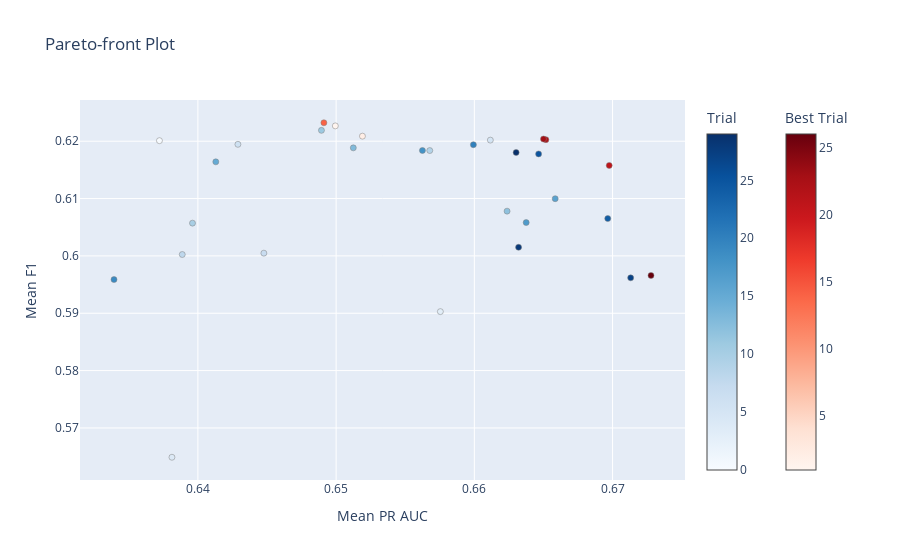

The notebook cell this image was saved under:
### Code cell
cat_study = optuna.load_study(study_name="catboost_study", storage="sqlite:///my_study.db")
optuna.visualization.plot_pareto_front(cat_study, target_names=["Mean PR AUC", "Mean F1"])

### Figure 1 — Plotly figure (JSON) as saved in the notebook; plotly's stock layout.template omitted (floating-point values rounded to 4 significant figures)
{"data": [{"hovertemplate": "%{text}<extra>Trial</extra>", "marker": {"color": [0, 3, 4, 5, 6, 7, 8, 9, 10, 11, 12, 13, 15, 16, 17, 18, 19, 20, 24, 25, 27, 28, 29], "colorbar": {"title": {"text": "Trial"}}, "colorscale": [[0, "rgb(247,251,255)"], [0.125, "rgb(222,235,247)"], [0.25, "rgb(198,219,239)"], [0.375, "rgb(158,202,225)"], [0.5, "rgb(107,174,214)"], [0.625, "rgb(66,146,198)"], [0.75, "rgb(33,113,181)"], [0.875, "rgb(8,81,156)"], [1, "rgb(8,48,107)"]], "line": {"color": "Grey", "width": 0.5}}, "mode": "markers", "showlegend": false, "text": ["{<br>  \"number\": 0,<br>  \"values\": [<br>    0.6372193139352654,<br>    0.620093055675489<br>  ],<br>  \"params\": {<br>    \"classifier__bagging_temperature\": 0.6707490847267786,<br>    \"classifier__bootstrap_type\": \"Bayesian\",<br>    \"classifier__depth\": 3,<br>    \"classifier__iterations\": 589,<br>    \"classifier__l2_leaf_reg\": 14.826865852478651,<br>    \"classifier__learning_rate\": 0.1331101013172486,<br>    \"classifier__loss_function\": \"CrossEntropy\",<br>    \"over__k_neighbors\": 5,<br>    \"over__sampling_strategy\": 0.8868042908182809<br>  }<br>}", "{<br>  \"number\": 3,<br>  \"values\": [<br>    0.6575427980381697,<br>    0.5902805291782084<br>  ],<br>  \"params\": {<br>    \"classifier__bagging_temperature\": 0.38194344494311006,<br>    \"classifier__bootstrap_type\": \"Bayesian\",<br>    \"classifier__depth\": 8,<br>    \"classifier__iterations\": 327,<br>    \"classifier__l2_leaf_reg\": 11.383807276998901,<br>    \"classifier__learning_rate\": 0.014423941661438313,<br>    \"classifier__loss_function\": \"Logloss\",<br>    \"over__k_neighbors\": 27,<br>    \"over__sampling_strategy\": 0.37370943678516977<br>  }<br>}", "{<br>  \"number\": 4,<br>  \"values\": [<br>    0.6381240964177318,<br>    0.5648889821268726<br>  ],<br>  \"params\": {<br>    \"classifier__bagging_temperature\": 0.5818421923987779,<br>    \"classifier__bootstrap_type\": \"Bayesian\",<br>    \"classifier__depth\": 1,<br>    \"classifier__iterations\": 983,<br>    \"classifier__l2_leaf_reg\": 11.07662099160046,<br>    \"classifier__learning_rate\": 0.2682583239712662,<br>    \"classifier__loss_function\": \"Logloss\",<br>    \"over__k_neighbors\": 7,<br>    \"over__sampling_strategy\": 0.36328543581750006<br>  }<br>}", "{<br>  \"number\": 5,<br>  \"values\": [<br>    0.6611581469842929,<br>    0.6201903716043509<br>  ],<br>  \"params\": {<br>    \"classifier__bagging_temperature\": 0.8848532934911055,<br>    \"classifier__bootstrap_type\": \"Bayesian\",<br>    \"classifier__depth\": 8,<br>    \"classifier__iterations\": 590,<br>    \"classifier__l2_leaf_reg\": 7.002539665696106,<br>    \"classifier__learning_rate\": 0.08270161645013481,<br>    \"classifier__loss_function\": \"CrossEntropy\",<br>    \"over__k_neighbors\": 18,<br>    \"over__sampling_strategy\": 0.5836800985589865<br>  }<br>}", "{<br>  \"number\": 6,<br>  \"values\": [<br>    0.6428961846729273,<br>    0.6194567064656205<br>  ],<br>  \"params\": {<br>    \"classifier__bagging_temperature\": 0.376252454297363,<br>    \"classifier__bootstrap_type\": \"Bayesian\",<br>    \"classifier__depth\": 4,<br>    \"classifier__iterations\": 419,<br>    \"classifier__l2_leaf_reg\": 6.327718920736706,<br>    \"classifier__learning_rate\": 0.06164348695668341,<br>    \"classifier__loss_function\": \"CrossEntropy\",<br>    \"over__k_neighbors\": 19,<br>    \"over__sampling_strategy\": 0.7353235106343263<br>  }<br>}", "{<br>  \"number\": 7,<br>  \"values\": [<br>    0.6447732222702529,<br>    0.6004771535288781<br>  ],<br>  \"params\": {<br>    \"classifier__bagging_temperature\": 0.20434527686864423,<br>    \"classifier__bootstrap_type\": \"Bayesian\",<br>    \"classifier__depth\": 10,<br>    \"classifier__iterations\": 228,<br>    \"classifier__l2_leaf_reg\": 11.43215320823212,<br>    \"classifier__learning_rate\": 0.28445016543463936,<br>    \"classifier__loss_function\": \"Logloss\",<br>    \"over__k_neighbors\": 8,<br>    \"over__sampling_strategy\": 0.5298972899076179<br>  }<br>}", "{<br>  \"number\": 8,<br>  \"values\": [<br>    0.6388699470253478,<br>    0.6002452833216091<br>  ],<br>  \"params\": {<br>    \"classifier__bagging_temperature\": 0.09205560337723862,<br>    \"classifier__bootstrap_type\": \"Bayesian\",<br>    \"classifier__depth\": 10,<br>    \"classifier__iterations\": 256,<br>    \"classifier__l2_leaf_reg\": 11.371631580604891,<br>    \"classifier__learning_rate\": 0.28753365410231146,<br>    \"classifier__loss_function\": \"Logloss\",<br>    \"over__k_neighbors\": 16,<br>    \"over__sampling_strategy\": 0.651273712309146<br>  }<br>}", "{<br>  \"number\": 9,<br>  \"values\": [<br>    0.6567761324881193,<br>    0.618368666467077<br>  ],<br>  \"params\": {<br>    \"classifier__bagging_temperature\": 0.7543489945823536,<br>    \"classifier__bootstrap_type\": \"Bayesian\",<br>    \"classifier__depth\": 6,<br>    \"classifier__iterations\": 179,<br>    \"classifier__l2_leaf_reg\": 8.530503044615214,<br>    \"classifier__learning_rate\": 0.2977258305880532,<br>    \"classifier__loss_function\": \"CrossEntropy\",<br>    \"over__k_neighbors\": 20,<br>    \"over__sampling_strategy\": 0.5534931870325313<br>  }<br>}", "{<br>  \"number\": 10,<br>  \"values\": [<br>    0.6396117049502414,<br>    0.6057137545740187<br>  ],<br>  \"params\": {<br>    \"classifier__bagging_temperature\": 0.9915240636830094,<br>    \"classifier__bootstrap_type\": \"Bayesian\",<br>    \"classifier__depth\": 7,<br>    \"classifier__iterations\": 762,<br>    \"classifier__l2_leaf_reg\": 3.975285286881059,<br>    \"classifier__learning_rate\": 0.215582574630618,<br>    \"classifier__loss_function\": \"CrossEntropy\",<br>    \"over__k_neighbors\": 30,<br>    \"over__sampling_strategy\": 0.7555589976885287<br>  }<br>}", "{<br>  \"number\": 11,<br>  \"values\": [<br>    0.6489385721085841,<br>    0.6218906017623407<br>  ],<br>  \"params\": {<br>    \"classifier__bagging_temperature\": 0.9984437003073823,<br>    \"classifier__bootstrap_type\": \"Bayesian\",<br>    \"classifier__depth\": 8,<br>    \"classifier__iterations\": 562,<br>    \"classifier__l2_leaf_reg\": 3.1348205728505256,<br>    \"classifier__learning_rate\": 0.07919214342005734,<br>    \"classifier__loss_function\": \"CrossEntropy\",<br>    \"over__k_neighbors\": 12,<br>    \"over__sampling_strategy\": 0.9964286097717713<br>  }<br>}", "{<br>  \"number\": 12,<br>  \"values\": [<br>    0.6623677084875563,<br>    0.6078036510543606<br>  ],<br>  \"params\": {<br>    \"classifier__bagging_temperature\": 0.8150636289316929,<br>    \"classifier__bootstrap_type\": \"Bayesian\",<br>    \"classifier__depth\": 9,<br>    \"classifier__iterations\": 716,<br>    \"classifier__l2_leaf_reg\": 7.4902011187560005,<br>    \"classifier__learning_rate\": 0.0845515926496103,<br>    \"classifier__loss_function\": \"CrossEntropy\",<br>    \"over__k_neighbors\": 25,<br>    \"over__sampling_strategy\": 0.4820378419913067<br>  }<br>}", "{<br>  \"number\": 13,<br>  \"values\": [<br>    0.6512443989230502,<br>    0.6188393862092557<br>  ],<br>  \"params\": {<br>    \"classifier__bagging_temperature\": 0.8450040159186086,<br>    \"classifier__bootstrap_type\": \"Bayesian\",<br>    \"classifier__depth\": 6,<br>    \"classifier__iterations\": 456,<br>    \"classifier__l2_leaf_reg\": 5.405969890766709,<br>    \"classifier__learning_rate\": 0.16186098171020508,<br>    \"classifier__loss_function\": \"CrossEntropy\",<br>    \"over__k_neighbors\": 13,<br>    \"over__sampling_strategy\": 0.7102253365867022<br>  }<br>}", "{<br>  \"number\": 15,<br>  \"values\": [<br>    0.641296403583347,<br>    0.6164033777698541<br>  ],<br>  \"params\": {<br>    \"classifier__bagging_temperature\": 0.5680134101638298,<br>    \"classifier__bootstrap_type\": \"Bayesian\",<br>    \"classifier__depth\": 5,<br>    \"classifier__iterations\": 893,<br>    \"classifier__l2_leaf_reg\": 9.231149082536739,<br>    \"classifier__learning_rate\": 0.010004610961700494,<br>    \"classifier__loss_function\": \"CrossEntropy\",<br>    \"over__k_neighbors\": 21,<br>    \"over__sampling_strategy\": 0.6440612778138175<br>  }<br>}", "{<br>  \"number\": 16,<br>  \"values\": [<br>    0.6658500186062489,<br>    0.6099764883337795<br>  ],<br>  \"params\": {<br>    \"classifier__bagging_temperature\": 0.6976402133882517,<br>    \"classifier__bootstrap_type\": \"Bayesian\",<br>    \"classifier__depth\": 7,<br>    \"classifier__iterations\": 697,<br>    \"classifier__l2_leaf_reg\": 7.5956351205291135,<br>    \"classifier__learning_rate\": 0.108764473821013,<br>    \"classifier__loss_function\": \"CrossEntropy\",<br>    \"over__k_neighbors\": 24,<br>    \"over__sampling_strategy\": 0.4370311041912889<br>  }<br>}", "{<br>  \"number\": 17,<br>  \"values\": [<br>    0.6637500523722162,<br>    0.6058115630594205<br>  ],<br>  \"params\": {<br>    \"classifier__bagging_temperature\": 0.7068512335897372,<br>    \"classifier__bootstrap_type\": \"Bayesian\",<br>    \"classifier__depth\": 7,<br>    \"classifier__iterations\": 474,<br>    \"classifier__l2_leaf_reg\": 4.4538318038745235,<br>    \"classifier__learning_rate\": 0.17022593368552327,<br>    \"classifier__loss_function\": \"CrossEntropy\",<br>    \"over__k_neighbors\": 15,<br>    \"over__sampling_strategy\": 0.44041493066506293<br>  }<br>}", "{<br>  \"number\": 18,<br>  \"values\": [<br>    0.6562446450396104,<br>    0.6183833758601154<br>  ],<br>  \"params\": {<br>    \"classifier__bagging_temperature\": 0.8548604601577593,<br>    \"classifier__bootstrap_type\": \"Bayesian\",<br>    \"classifier__depth\": 5,<br>    \"classifier__iterations\": 760,<br>    \"classifier__l2_leaf_reg\": 6.900433756417542,<br>    \"classifier__learning_rate\": 0.1193744096547058,<br>    \"classifier__loss_function\": \"CrossEntropy\",<br>    \"over__k_neighbors\": 24,<br>    \"over__sampling_strategy\": 0.6162657608281761<br>  }<br>}", "{<br>  \"number\": 19,<br>  \"values\": [<br>    0.633931652472807,<br>    0.595875651427753<br>  ],<br>  \"params\": {<br>    \"classifier__bagging_temperature\": 0.8765625269097432,<br>    \"classifier__bootstrap_type\": \"Bayesian\",<br>    \"classifier__depth\": 1,<br>    \"classifier__iterations\": 362,<br>    \"classifier__l2_leaf_reg\": 9.833002257344305,<br>    \"classifier__learning_rate\": 0.10450782903195371,<br>    \"classifier__loss_function\": \"CrossEntropy\",<br>    \"over__k_neighbors\": 18,<br>    \"over__sampling_strategy\": 0.4732332384704713<br>  }<br>}", "{<br>  \"number\": 20,<br>  \"values\": [<br>    0.6599319532829758,<br>    0.6193920144183575<br>  ],<br>  \"params\": {<br>    \"classifier__bagging_temperature\": 0.6691018280119739,<br>    \"classifier__bootstrap_type\": \"Bayesian\",<br>    \"classifier__depth\": 7,<br>    \"classifier__iterations\": 515,<br>    \"classifier__l2_leaf_reg\": 7.221703083312235,<br>    \"classifier__learning_rate\": 0.04362351574635248,<br>    \"classifier__loss_function\": \"Logloss\",<br>    \"over__k_neighbors\": 30,<br>    \"over__sampling_strategy\": 0.5733366480944478<br>  }<br>}", "{<br>  \"number\": 24,<br>  \"values\": [<br>    0.6696504312893732,<br>    0.6065122932528354<br>  ],<br>  \"params\": {<br>    \"classifier__bagging_temperature\": 0.51653553589431,<br>    \"classifier__bootstrap_type\": \"Bayesian\",<br>    \"classifier__depth\": 10,<br>    \"classifier__iterations\": 852,<br>    \"classifier__l2_leaf_reg\": 8.47069272498055,<br>    \"classifier__learning_rate\": 0.03891585400575964,<br>    \"classifier__loss_function\": \"CrossEntropy\",<br>    \"over__k_neighbors\": 27,<br>    \"over__sampling_strategy\": 0.40920949898805703<br>  }<br>}", "{<br>  \"number\": 25,<br>  \"values\": [<br>    0.664650145636385,<br>    0.6177823241917246<br>  ],<br>  \"params\": {<br>    \"classifier__bagging_temperature\": 0.4300999921535704,<br>    \"classifier__bootstrap_type\": \"Bayesian\",<br>    \"classifier__depth\": 8,<br>    \"classifier__iterations\": 663,<br>    \"classifier__l2_leaf_reg\": 10.242541283787418,<br>    \"classifier__learning_rate\": 0.02697750608441178,<br>    \"classifier__loss_function\": \"CrossEntropy\",<br>    \"over__k_neighbors\": 27,<br>    \"over__sampling_strategy\": 0.49709493307236585<br>  }<br>}", "{<br>  \"number\": 27,<br>  \"values\": [<br>    0.6713093944539977,<br>    0.5961718852689115<br>  ],<br>  \"params\": {<br>    \"classifier__bagging_temperature\": 0.31374205367346913,<br>    \"classifier__bootstrap_type\": \"Bayesian\",<br>    \"classifier__depth\": 9,<br>    \"classifier__iterations\": 939,<br>    \"classifier__l2_leaf_reg\": 5.747039912459049,<br>    \"classifier__learning_rate\": 0.04935004974456386,<br>    \"classifier__loss_function\": \"CrossEntropy\",<br>    \"over__k_neighbors\": 15,<br>    \"over__sampling_strategy\": 0.3547328567232082<br>  }<br>}", "{<br>  \"number\": 28,<br>  \"values\": [<br>    0.6632011863700182,<br>    0.6015055189966374<br>  ],<br>  \"params\": {<br>    \"classifier__bagging_temperature\": 0.6161250868029889,<br>    \"classifier__bootstrap_type\": \"Bayesian\",<br>    \"classifier__depth\": 10,<br>    \"classifier__iterations\": 757,<br>    \"classifier__l2_leaf_reg\": 4.649397974644055,<br>    \"classifier__learning_rate\": 0.06692720369296869,<br>    \"classifier__loss_function\": \"Logloss\",<br>    \"over__k_neighbors\": 21,<br>    \"over__sampling_strategy\": 0.40719921393953895<br>  }<br>}", "{<br>  \"number\": 29,<br>  \"values\": [<br>    0.6630232613430695,<br>    0.6180352555226188<br>  ],<br>  \"params\": {<br>    \"classifier__bagging_temperature\": 0.49214852884270216,<br>    \"classifier__bootstrap_type\": \"Bayesian\",<br>    \"classifier__depth\": 9,<br>    \"classifier__iterations\": 806,<br>    \"classifier__l2_leaf_reg\": 12.24970467704765,<br>    \"classifier__learning_rate\": 0.020596973847678335,<br>    \"classifier__loss_function\": \"CrossEntropy\",<br>    \"over__k_neighbors\": 26,<br>    \"over__sampling_strategy\": 0.5231204767894236<br>  }<br>}"], "type": "scatter", "x": [0.6372, 0.6575, 0.6381, 0.6612, 0.6429, 0.6448, 0.6389, 0.6568, 0.6396, 0.6489, 0.6624, 0.6512, 0.6413, 0.6659, 0.6638, 0.6562, 0.6339, 0.6599, 0.6697, 0.6647, 0.6713, 0.6632, 0.663], "y": [0.6201, 0.5903, 0.5649, 0.6202, 0.6195, 0.6005, 0.6002, 0.6184, 0.6057, 0.6219, 0.6078, 0.6188, 0.6164, 0.61, 0.6058, 0.6184, 0.5959, 0.6194, 0.6065, 0.6178, 0.5962, 0.6015, 0.618]}, {"hovertemplate": "%{text}<extra>Best Trial</extra>", "marker": {"color": [1, 2, 14, 21, 22, 23, 26], "colorbar": {"title": {"text": "Best Trial"}, "x": 1.1, "xpad": 40}, "colorscale": [[0, "rgb(255,245,240)"], [0.125, "rgb(254,224,210)"], [0.25, "rgb(252,187,161)"], [0.375, "rgb(252,146,114)"], [0.5, "rgb(251,106,74)"], [0.625, "rgb(239,59,44)"], [0.75, "rgb(203,24,29)"], [0.875, "rgb(165,15,21)"], [1, "rgb(103,0,13)"]], "line": {"color": "Grey", "width": 0.5}}, "mode": "markers", "showlegend": false, "text": ["{<br>  \"number\": 1,<br>  \"values\": [<br>    0.6499444078337409,<br>    0.6226688815315535<br>  ],<br>  \"params\": {<br>    \"classifier__bagging_temperature\": 0.9786237847073697,<br>    \"classifier__bootstrap_type\": \"Bayesian\",<br>    \"classifier__depth\": 9,<br>    \"classifier__iterations\": 618,<br>    \"classifier__l2_leaf_reg\": 5.594595073701051,<br>    \"classifier__learning_rate\": 0.07066861541398498,<br>    \"classifier__loss_function\": \"CrossEntropy\",<br>    \"over__k_neighbors\": 6,<br>    \"over__sampling_strategy\": 0.8775940469080601<br>  }<br>}", "{<br>  \"number\": 2,<br>  \"values\": [<br>    0.6519056805949188,<br>    0.6208813075599615<br>  ],<br>  \"params\": {<br>    \"classifier__bagging_temperature\": 0.17541045374233666,<br>    \"classifier__bootstrap_type\": \"Bayesian\",<br>    \"classifier__depth\": 3,<br>    \"classifier__iterations\": 835,<br>    \"classifier__l2_leaf_reg\": 16.160417474713245,<br>    \"classifier__learning_rate\": 0.1351942132623053,<br>    \"classifier__loss_function\": \"Logloss\",<br>    \"over__k_neighbors\": 1,<br>    \"over__sampling_strategy\": 0.5923408300884501<br>  }<br>}", "{<br>  \"number\": 14,<br>  \"values\": [<br>    0.649116091444005,<br>    0.6232189954438947<br>  ],<br>  \"params\": {<br>    \"classifier__bagging_temperature\": 0.5476812504333937,<br>    \"classifier__bootstrap_type\": \"Bayesian\",<br>    \"classifier__depth\": 8,<br>    \"classifier__iterations\": 660,<br>    \"classifier__l2_leaf_reg\": 8.196322052582264,<br>    \"classifier__learning_rate\": 0.020822392654677994,<br>    \"classifier__loss_function\": \"CrossEntropy\",<br>    \"over__k_neighbors\": 22,<br>    \"over__sampling_strategy\": 0.799756620482692<br>  }<br>}", "{<br>  \"number\": 21,<br>  \"values\": [<br>    0.6697576900596074,<br>    0.6157760713140774<br>  ],<br>  \"params\": {<br>    \"classifier__bagging_temperature\": 0.5493942540864682,<br>    \"classifier__bootstrap_type\": \"Bayesian\",<br>    \"classifier__depth\": 8,<br>    \"classifier__iterations\": 675,<br>    \"classifier__l2_leaf_reg\": 8.17458323414613,<br>    \"classifier__learning_rate\": 0.03933887055125068,<br>    \"classifier__loss_function\": \"CrossEntropy\",<br>    \"over__k_neighbors\": 23,<br>    \"over__sampling_strategy\": 0.4493776726423679<br>  }<br>}", "{<br>  \"number\": 22,<br>  \"values\": [<br>    0.6651752616339168,<br>    0.6202762500813138<br>  ],<br>  \"params\": {<br>    \"classifier__bagging_temperature\": 0.44283997155438665,<br>    \"classifier__bootstrap_type\": \"Bayesian\",<br>    \"classifier__depth\": 9,<br>    \"classifier__iterations\": 640,<br>    \"classifier__l2_leaf_reg\": 8.75337551959668,<br>    \"classifier__learning_rate\": 0.04025049905197784,<br>    \"classifier__loss_function\": \"CrossEntropy\",<br>    \"over__k_neighbors\": 22,<br>    \"over__sampling_strategy\": 0.5129058805845305<br>  }<br>}", "{<br>  \"number\": 23,<br>  \"values\": [<br>    0.6650023331732944,<br>    0.6203855398698063<br>  ],<br>  \"params\": {<br>    \"classifier__bagging_temperature\": 0.4519142804553712,<br>    \"classifier__bootstrap_type\": \"Bayesian\",<br>    \"classifier__depth\": 9,<br>    \"classifier__iterations\": 660,<br>    \"classifier__l2_leaf_reg\": 8.583158000065652,<br>    \"classifier__learning_rate\": 0.03926895529208242,<br>    \"classifier__loss_function\": \"CrossEntropy\",<br>    \"over__k_neighbors\": 22,<br>    \"over__sampling_strategy\": 0.5154215629511536<br>  }<br>}", "{<br>  \"number\": 26,<br>  \"values\": [<br>    0.6727803318761914,<br>    0.5965936207481224<br>  ],<br>  \"params\": {<br>    \"classifier__bagging_temperature\": 0.5885852898255278,<br>    \"classifier__bootstrap_type\": \"Bayesian\",<br>    \"classifier__depth\": 9,<br>    \"classifier__iterations\": 772,<br>    \"classifier__l2_leaf_reg\": 5.729692575897893,<br>    \"classifier__learning_rate\": 0.05227674034319018,<br>    \"classifier__loss_function\": \"CrossEntropy\",<br>    \"over__k_neighbors\": 22,<br>    \"over__sampling_strategy\": 0.3502332783291935<br>  }<br>}"], "type": "scatter", "x": [0.6499, 0.6519, 0.6491, 0.6698, 0.6652, 0.665, 0.6728], "y": [0.6227, 0.6209, 0.6232, 0.6158, 0.6203, 0.6204, 0.5966]}], "layout": {"title": {"text": "Pareto-front Plot"}, "xaxis": {"title": {"text": "Mean PR AUC"}}, "yaxis": {"title": {"text": "Mean F1"}}}}
